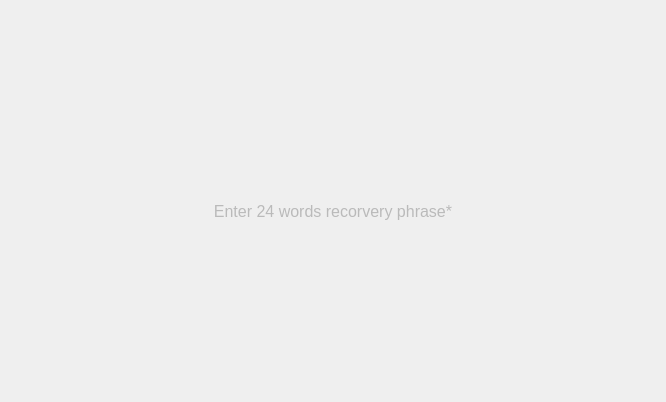
<?xml version="1.0" encoding="UTF-8"?>
<ui version="4.0">
 <class>SettingsRestoreSeed</class>
 <widget class="QWidget" name="SettingsRestoreSeed">
  <property name="geometry">
   <rect>
    <x>0</x>
    <y>0</y>
    <width>666</width>
    <height>402</height>
   </rect>
  </property>
  <property name="windowTitle">
   <string>Form</string>
  </property>
  <layout class="QVBoxLayout" name="verticalLayout">
   <item>
    <spacer name="verticalSpacer_2">
     <property name="orientation">
      <enum>Qt::Vertical</enum>
     </property>
     <property name="sizeHint" stdset="0">
      <size>
       <width>20</width>
       <height>40</height>
      </size>
     </property>
    </spacer>
   </item>
   <item>
    <layout class="QVBoxLayout" name="verticalLayout_4">
     <item>
      <layout class="QGridLayout" name="gridLayout"/>
     </item>
     <item>
      <spacer name="verticalSpacer_3">
       <property name="orientation">
        <enum>Qt::Vertical</enum>
       </property>
       <property name="sizeType">
        <enum>QSizePolicy::Fixed</enum>
       </property>
       <property name="sizeHint" stdset="0">
        <size>
         <width>20</width>
         <height>20</height>
        </size>
       </property>
      </spacer>
     </item>
     <item>
      <widget class="QLabel" name="label_2">
       <property name="styleSheet">
        <string notr="true">color:#bababa;
font-size:16px;</string>
       </property>
       <property name="text">
        <string>Enter 24 words recorvery phrase*</string>
       </property>
       <property name="alignment">
        <set>Qt::AlignCenter</set>
       </property>
      </widget>
     </item>
    </layout>
   </item>
   <item>
    <spacer name="verticalSpacer">
     <property name="orientation">
      <enum>Qt::Vertical</enum>
     </property>
     <property name="sizeHint" stdset="0">
      <size>
       <width>20</width>
       <height>40</height>
      </size>
     </property>
    </spacer>
   </item>
  </layout>
 </widget>
 <resources/>
 <connections/>
</ui>
